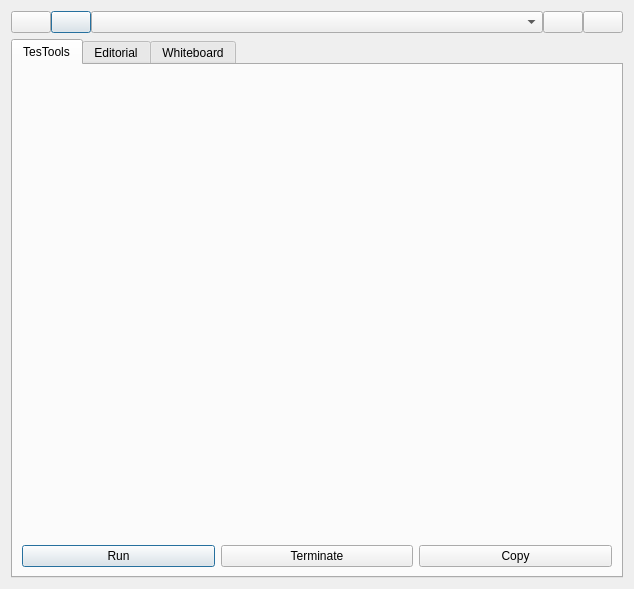
<?xml version="1.0" encoding="UTF-8"?>
<ui version="4.0">
 <class>TestSuite</class>
 <widget class="QWidget" name="TestSuite">
  <property name="geometry">
   <rect>
    <x>0</x>
    <y>0</y>
    <width>634</width>
    <height>589</height>
   </rect>
  </property>
  <property name="windowTitle">
   <string>Test Suite</string>
  </property>
  <layout class="QVBoxLayout" name="verticalLayout_2">
   <item>
    <layout class="QHBoxLayout" name="horizontalLayout">
     <property name="spacing">
      <number>0</number>
     </property>
     <item>
      <widget class="QPushButton" name="rootButton">
       <property name="sizePolicy">
        <sizepolicy hsizetype="Fixed" vsizetype="Fixed">
         <horstretch>0</horstretch>
         <verstretch>0</verstretch>
        </sizepolicy>
       </property>
       <property name="text">
        <string/>
       </property>
      </widget>
     </item>
     <item>
      <widget class="QPushButton" name="findButton">
       <property name="sizePolicy">
        <sizepolicy hsizetype="Fixed" vsizetype="Fixed">
         <horstretch>0</horstretch>
         <verstretch>0</verstretch>
        </sizepolicy>
       </property>
       <property name="text">
        <string/>
       </property>
       <property name="default">
        <bool>true</bool>
       </property>
      </widget>
     </item>
     <item>
      <widget class="QComboBox" name="tasksbox"/>
     </item>
     <item>
      <widget class="QPushButton" name="refreshButton">
       <property name="sizePolicy">
        <sizepolicy hsizetype="Fixed" vsizetype="Fixed">
         <horstretch>0</horstretch>
         <verstretch>0</verstretch>
        </sizepolicy>
       </property>
       <property name="text">
        <string/>
       </property>
      </widget>
     </item>
     <item>
      <widget class="QPushButton" name="newButton">
       <property name="sizePolicy">
        <sizepolicy hsizetype="Fixed" vsizetype="Fixed">
         <horstretch>0</horstretch>
         <verstretch>0</verstretch>
        </sizepolicy>
       </property>
       <property name="text">
        <string/>
       </property>
      </widget>
     </item>
    </layout>
   </item>
   <item>
    <widget class="QTabWidget" name="tabWidget">
     <property name="currentIndex">
      <number>0</number>
     </property>
     <property name="documentMode">
      <bool>false</bool>
     </property>
     <property name="tabBarAutoHide">
      <bool>false</bool>
     </property>
     <widget class="QWidget" name="tab">
      <attribute name="title">
       <string>TesTools</string>
      </attribute>
      <layout class="QVBoxLayout" name="verticalLayout">
       <item>
        <widget class="TaskEditor" name="editor" native="true"/>
       </item>
       <item>
        <widget class="HugeFileViewer" name="log" native="true"/>
       </item>
       <item>
        <layout class="QHBoxLayout" name="horizontalLayout_2">
         <item>
          <widget class="QPushButton" name="testButton">
           <property name="text">
            <string>Run</string>
           </property>
           <property name="default">
            <bool>true</bool>
           </property>
          </widget>
         </item>
         <item>
          <widget class="QPushButton" name="terminateButton">
           <property name="text">
            <string>Terminate</string>
           </property>
          </widget>
         </item>
         <item>
          <widget class="QPushButton" name="copyButton">
           <property name="text">
            <string>Copy</string>
           </property>
          </widget>
         </item>
        </layout>
       </item>
      </layout>
     </widget>
     <widget class="DocEditor" name="doceditor">
      <attribute name="title">
       <string>Editorial</string>
      </attribute>
     </widget>
     <widget class="WhiteBoard" name="whiteboard">
      <attribute name="title">
       <string>Whiteboard</string>
      </attribute>
     </widget>
    </widget>
   </item>
  </layout>
 </widget>
 <customwidgets>
  <customwidget>
   <class>HugeFileViewer</class>
   <extends>QWidget</extends>
   <header location="global">stdtest.fileviewer</header>
   <container>1</container>
  </customwidget>
  <customwidget>
   <class>TaskEditor</class>
   <extends>QWidget</extends>
   <header location="global">stdtest.taskeditor</header>
   <container>1</container>
  </customwidget>
  <customwidget>
   <class>DocEditor</class>
   <extends>QWidget</extends>
   <header location="global">stdtest.taskeditor</header>
   <container>1</container>
  </customwidget>
  <customwidget>
   <class>WhiteBoard</class>
   <extends>QWidget</extends>
   <header location="global">stdtest.whiteboard</header>
   <container>1</container>
  </customwidget>
 </customwidgets>
 <resources/>
 <connections/>
</ui>
